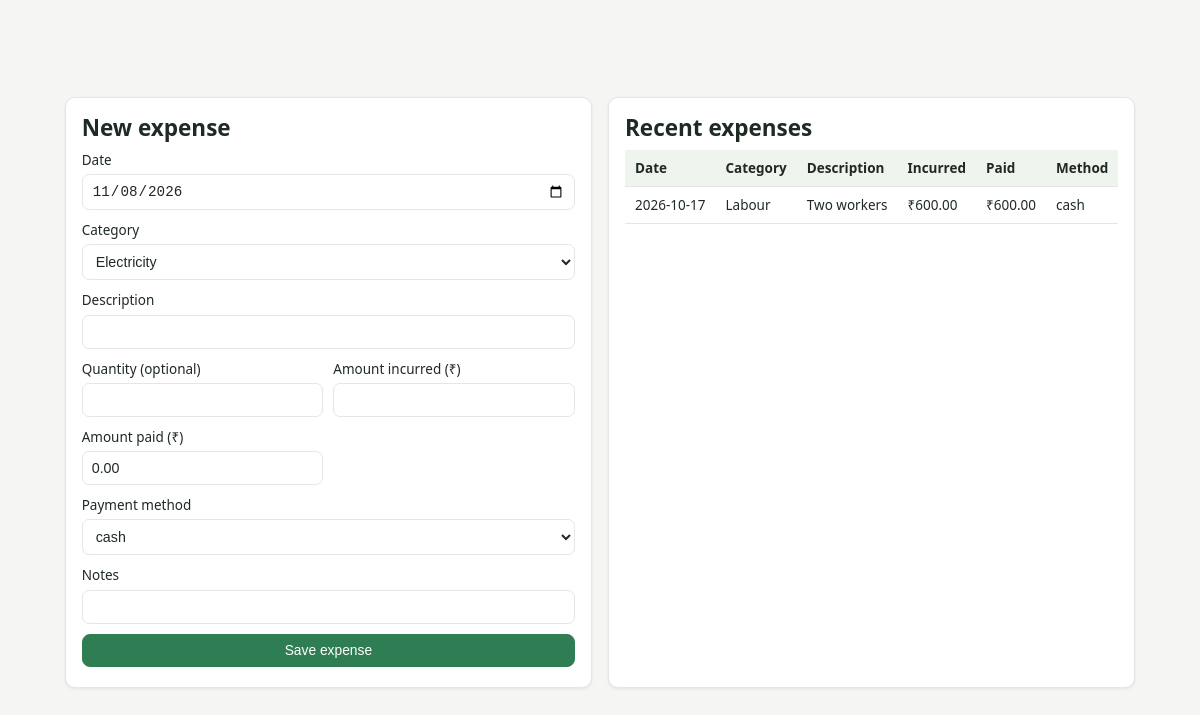
Screenshot of /pages/expenses.php with the database file from the repository.
### tables this page shows
CREATE TABLE expenses (
  id             INT AUTO_INCREMENT PRIMARY KEY,
  expense_date   DATE          NOT NULL,
  category_id    INT           NOT NULL,
  category_name  VARCHAR(80)   NOT NULL,
  description    VARCHAR(255)  NOT NULL,
  quantity       DECIMAL(10,3) DEFAULT NULL,
  amount_incurred DECIMAL(12,2) NOT NULL,
  amount_paid    DECIMAL(12,2) NOT NULL DEFAULT 0.00,
  payment_method ENUM('cash','bank','upi','cheque','other') NOT NULL DEFAULT 'cash',
  notes          VARCHAR(255)  DEFAULT NULL,
  created_by     INT           NOT NULL,
  created_at     TIMESTAMP     NOT NULL DEFAULT CURRENT_TIMESTAMP,
  FOREIGN KEY (category_id) REFERENCES expense_categories(id),
  FOREIGN KEY (created_by)   REFERENCES users(id)
);

### config/database.php (called while the page is built, shortened)
<?php
function db(): PDO
{
    static $pdo = null;
    if ($pdo === null) {
        $dsn = 'mysql:host=' . DB_HOST . ';dbname=' . DB_NAME . ';charset=utf8mb4';
        try {
            $pdo = new PDO($dsn, DB_USER, DB_PASS, [
                PDO::ATTR_ERRMODE            => PDO::ERRMODE_EXCEPTION,
                PDO::ATTR_DEFAULT_FETCH_MODE => PDO::FETCH_ASSOC,
                PDO::ATTR_EMULATE_PREPARES   => false,
            ]);
        } catch (PDOException $e) {
            http_response_code(500);
            die('Database connection failed. Start MySQL in XAMPP and import database/schema.sql. Detail: ' .
                htmlspecialchars($e->getMessage()));
        }
    }
    return $pdo;
}

### includes/functions.php (called while the page is built, shortened)
<?php
require_once __DIR__ . '/../config/database.php';
function money(float $n): string
{
    return '₹' . number_format($n, 2, '.', ',');
}
function esc($v): string
{
    return htmlspecialchars((string) $v, ENT_QUOTES, 'UTF-8');
}
function expense_categories_list(): array
{
    return db()->query('SELECT * FROM expense_categories ORDER BY name')->fetchAll();
}

### pages/expenses.php (the view, shortened to what this page needs)
<?php
require __DIR__ . '/../includes/header.php';
$rows = db()->query(
  "SELECT e.*, u.username FROM expenses e JOIN users u ON u.id = e.created_by
   ORDER BY e.expense_date DESC, e.id DESC LIMIT 200"
)->fetchAll();
$cats = expense_categories_list();
?>
<div class="grid two">
  <section class="panel">
    <h2>New expense</h2>
    <form method="post" action="api/expense_save.php" class="form">
      <label>Date <input type="date" name="expense_date" required value="<?= date('Y-m-d') ?>"></label>
      <label>Category
        <select name="category_id" id="category_id" required>
          <?php foreach ($cats as $c): ?>
            <option value="<?= (int)$c['id'] ?>"><?= esc($c['name']) ?></option>
          <?php endforeach; ?>
        </select>
      </label>
      <label>Description <input type="text" name="description" required maxlength="255"></label>
      <div class="row">
        <label>Quantity (optional) <input type="number" step="0.001" name="quantity"></label>
        <label>Amount incurred (₹) <input type="number" step="0.01" name="amount_incurred" required></label>
        <label>Amount paid (₹) <input type="number" step="0.01" name="amount_paid" value="0.00"></label>
      </div>
      <label>Payment method
        <select name="payment_method">
          <option>cash</option><option>bank</option><option>upi</option><option>cheque</option><option>other</option>
        </select>
      </label>
      <label>Notes <input type="text" name="notes" maxlength="255"></label>
      <button class="btn primary" type="submit">Save expense</button>
    </form>
  </section>
  <section class="panel">
    <h2>Recent expenses</h2>
    <?php if (!$rows): ?><p class="empty">No expenses recorded yet.</p><?php else: ?>
    <table class="table">
      <thead><tr><th>Date</th><th>Category</th><th>Description</th><th>Incurred</th><th>Paid</th><th>Method</th></tr></thead>
      <tbody>
      <?php foreach ($rows as $r): ?>
        <tr>
          <td><?= esc($r['expense_date']) ?></td>
          <td><?= esc($r['category_name']) ?></td>
          <td><?= esc($r['description']) ?></td>
          <td><?= money((float)$r['amount_incurred']) ?></td>
          <td><?= money((float)$r['amount_paid']) ?></td>
          <td><?= esc($r['payment_method']) ?></td>
        </tr>
      <?php endforeach; ?>
      </tbody>
    </table>
    <?php endif; ?>
  </section>
</div>
<?php require __DIR__ . '/../includes/footer.php'; ?>

### assets/css/style.css (style rules this page uses)
:root { --bg:#f5f6f4; --panel:#ffffff; --ink:#1f2a23; --muted:#6b7a72; --line:#e4e7e3; --primary:#2f7d52; --primary-d:#235f3e; --accent:#c9a23a; --good:#2f7d52; --bad:#c0392b; --warn:#b8860b; --shadow:0 1px 3px rgba(0,0,0,.08); --radius:10px; }
* { box-sizing:border-box }
html,body { margin:0;padding:0;font-family:"Segoe UI",Roboto,Arial,sans-serif; background:var(--bg);color:var(--ink);font-size:15px;line-height:1.5 }
h1,h2,h3 { margin:0 0 .4em;font-weight:600;line-height:1.2 }
.panel { background:var(--panel);border:1px solid var(--line);border-radius:var(--radius); padding:16px 16px 20px;box-shadow:var(--shadow);margin-bottom:16px }
.grid.two { display:grid;grid-template-columns:1fr 1fr;gap:16px }
.form { display:flex;flex-direction:column;gap:10px }
.form label { display:flex;flex-direction:column;gap:4px;font-size:.9rem;color:var(--ink) }
.form .row { display:grid;grid-template-columns:repeat(auto-fit,minmax(160px,1fr));gap:10px }
.form input,.form select,textarea,select,input[type=text],input[type=number],input[type=date],input[type=password] { padding:8px 9px;border:1px solid var(--line);border-radius:7px;font-size:.95rem;background:#fff;color:var(--ink) }
.btn { background:#eef2ee;color:var(--ink);border:1px solid var(--line);border-radius:8px; padding:8px 14px;cursor:pointer;font-size:.92rem;transition:.15s }
.btn.primary { background:var(--primary);color:#fff;border-color:var(--primary) }
.table { width:100%;border-collapse:collapse;font-size:.9rem }
.table th,.table td { padding:8px 10px;text-align:left;border-bottom:1px solid var(--line) }
.table th { background:#f0f4ee;font-weight:600;color:var(--ink) }

### rows the page displays
expenses: expense_date "2026-10-17", category_name "Labour", description "Two workers", amount_incurred "₹600.00", amount_paid "₹600.00", payment_method "cash"

### other values shown
form field category_id "Electricity"
